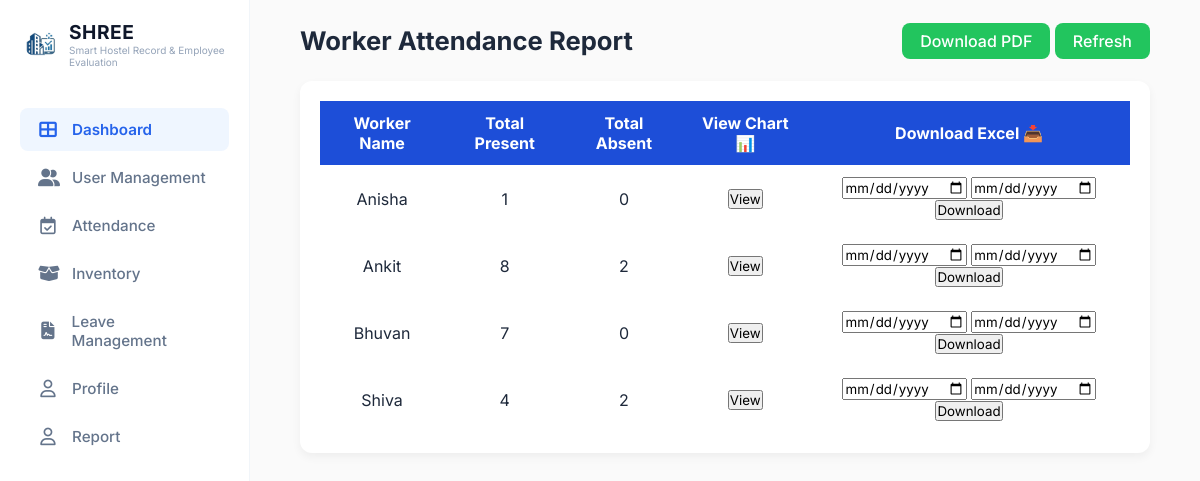
The page /accounts/worker-report/ on the database its author committed.
### accounts/models.py (models this page shows, shortened)
class UniversityID(models.Model):
    ROLE_CHOICES = (
        ('warden', 'Warden'),
        ('worker', 'Worker'),
    )
    university_id = models.CharField(max_length=50, unique=True)
    full_name = models.CharField(max_length=100)
    role = models.CharField(max_length=20, choices=ROLE_CHOICES)
    is_used = models.BooleanField(default=False)

### accounts/views.py (the view)
# urls.py: path('worker-report/', views.worker_report, name='worker_report'),
def worker_report(request):
    workers = UniversityID.objects.filter(role='worker').order_by('full_name')
    report_data = []
    for worker in workers:
        attendance = Attendance.objects.filter(worker_master=worker)
        report_data.append({
            'id': worker.id,
            'worker_name': worker.full_name,
            'present': attendance.filter(status='Present').count(),
            'absent': attendance.filter(status='Absent').count(),
        })
    return render(request, 'Shree1/worker_report.html', {
        'workers': report_data
    })

### templates/Shree1/worker_report.html (shortened to what this page needs)
{% load static %}
<!doctype html>
<html lang="en">
  <head>
    <link rel="stylesheet" href="{% static 'Shree1/css/worker_report.css' %}" />
    <link
      rel="stylesheet"
      href="https://cdnjs.cloudflare.com/ajax/libs/font-awesome/6.4.0/css/all.min.css"
    />
  </head>
  <body>
    <div class="container">
      <aside class="sidebar">
        <div class="logo-section">
          <img src="{% static 'Shree1/images/logo_img.jpeg' %}" alt="SHREE Logo" class="nav-logo-file" style="width: 48px; height: 48px; border-radius: 10px; object-fit: contain;" />
          <div>
            <h2 class="logo-name">SHREE</h2>
            <p style="font-size: 10px; color: #94a3b8">Smart Hostel Record & Employee Evaluation</p>
          </div>
        </div>
        <nav class="nav-menu">
          <a href="{% url 'admin_dashboard' %}" class="nav-item active">
            <i class="fa-solid fa-table-cells-large"></i> Dashboard
          </a>
          <a href="{% url 'admin_user_management' %}" class="nav-item">
            <i class="fa-solid fa-user-group"></i> User Management
          </a>
          <a href="{% url 'admin_attendance' %}" class="nav-item">
            <i class="fa-regular fa-calendar-check"></i> Attendance
          </a>
          <a href="{% url 'admin_inventory' %}" class="nav-item">
            <i class="fa-solid fa-box-open"></i> Inventory
          </a>
          <a href="{% url 'admin_leave_Management' %}" class="nav-item">
            <i class="fa-solid fa-file-contract"></i> Leave Management
          </a>
          <a href="{% url 'admin_profile' %}" class="nav-item">
            <i class="fa-regular fa-user"></i> Profile
          </a>
          <a href="{% url 'worker_report' %}" class="nav-item">
            <i class="fa-regular fa-user"></i> Report
          </a>
        </nav>
      </aside>
      <div class="main-content">
        <div class="header">
          <h2>Worker Attendance Report</h2>
          <div class="header-buttons">
            <a href="{% url 'download_report' %}" class="btn">Download PDF</a>
            <a href="{% url 'worker_report' %}" class="btn">Refresh</a>
          </div>
        </div>
        <div class="table-container">
          <table>
            <thead>
              <tr>
                <th>Worker Name</th>
                <th>Total Present</th>
                <th>Total Absent</th>
                <th>View Chart 📊</th>
                <th>Download Excel 📥</th>
              </tr>
            </thead>
            {% for worker in workers %}
            <tr>
              <td>{{ worker.worker_name }}</td>
              <td>{{ worker.present }}</td>
              <td>{{ worker.absent }}</td>
              <td>
                <a href="{% url 'worker_chart' worker.id %}">
                  <button>View</button>
                </a>
              </td>
              <td>
                <form
                  method="get"
                  action="{% url 'export_worker_excel' worker.id %}"
                >
                  <input type="date" name="start_date" required />
                  <input type="date" name="end_date" required />
                  <button type="submit">Download</button>
                </form>
              </td>
            </tr>
            {% endfor %}
          </table>
        </div>
      </div>
    </div>
  </body>
</html>

### static/Shree1/css/worker_report.css (style rules this page uses)
:root { --primary-blue: #2563eb; --primary-bg-blue: #eff6ff; --text-dark: #1e293b; --text-light: #64748b; --bg-main: #fafafa; --white: #ffffff; --border-color: #f1f5f9; --blue-accent: #3b82f6; --green-accent: #10b981; --red-accent: #ef4444; --yellow-accent: #f59e0b; --orange-accent: #f97316; }
* { margin: 0; padding: 0; box-sizing: border-box; font-family: "Inter", sans-serif; }
body { background-color: var(--bg-main); color: var(--text-dark); }
.container { display: flex; min-height: 100vh; }
.sidebar { width: 250px; background: var(--white); border-right: 1px solid var(--border-color); padding: 20px 10px; display: flex; flex-direction: column; position: fixed; height: 100vh; left: 0; top: 0; z-index: 100; }
.logo-section { display: flex; align-items: center; gap: 12px; margin-bottom: 40px; padding-left: 15px; }
.nav-logo-file { width: 32px !important; height: auto !important; object-fit: contain; }
.logo-name { font-size: 1.2rem; font-weight: 700; color: #0f172a; letter-spacing: 0.5px; }
.nav-menu { display: flex; flex-direction: column; gap: 5px; }
.nav-item { text-decoration: none; color: var(--text-light); padding: 12px 18px; border-radius: 8px; display: flex; align-items: center; gap: 14px; font-size: 0.95rem; font-weight: 500; transition: all 0.2s ease; margin: 0 10px; }
.nav-item i { font-size: 1.1rem; width: 20px; text-align: center; }
.nav-item.active { background-color: var(--primary-bg-blue); color: var(--primary-blue); font-weight: 600; }
.main-content { flex: 1; margin-left: 250px; padding: 25px 50px; }
.header { display: flex; justify-content: space-between; align-items: center; margin-bottom: 25px; }
.header h2 { font-size: 1.6rem; margin: 0; }
.btn { background-color: #22c55e; color: white; padding: 8px 18px; border-radius: 8px; text-decoration: none; font-weight: 500; }
.table-container { background: white; padding: 20px; border-radius: 12px; box-shadow: 0 4px 10px rgba(0, 0, 0, 0.05); }
table { width: 100%; border-collapse: collapse; }
th { background-color: #1d4ed8; color: white; padding: 12px; }
td { padding: 12px; text-align: center; }

### rows shown on the page
UniversityID: worker_name "Anisha"
UniversityID: worker_name "Ankit"
UniversityID: worker_name "Bhuvan"
UniversityID: worker_name "Shiva"

### other values the page prints
{{ worker.present }} "1" "8" "7" "4"
{{ worker.absent }} "0" "2" "0" "2"
